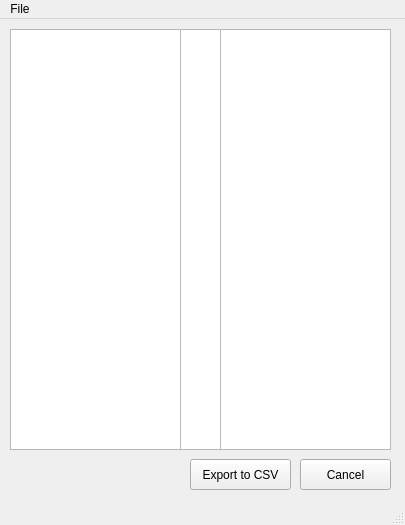
<?xml version="1.0" encoding="UTF-8"?>
<ui version="4.0">
 <class>mapWindow</class>
 <widget class="QMainWindow" name="mapWindow">
  <property name="geometry">
   <rect>
    <x>0</x>
    <y>0</y>
    <width>405</width>
    <height>525</height>
   </rect>
  </property>
  <property name="windowTitle">
   <string>Map Fields for Export</string>
  </property>
  <widget class="QWidget" name="centralwidget">
   <widget class="QListWidget" name="listWidgetCSV">
    <property name="geometry">
     <rect>
      <x>220</x>
      <y>10</y>
      <width>171</width>
      <height>421</height>
     </rect>
    </property>
    <property name="alternatingRowColors">
     <bool>true</bool>
    </property>
   </widget>
   <widget class="QListWidget" name="listWidget_3">
    <property name="geometry">
     <rect>
      <x>180</x>
      <y>10</y>
      <width>41</width>
      <height>421</height>
     </rect>
    </property>
   </widget>
   <widget class="QListWidget" name="listWidgetSQL">
    <property name="geometry">
     <rect>
      <x>10</x>
      <y>10</y>
      <width>171</width>
      <height>421</height>
     </rect>
    </property>
    <property name="alternatingRowColors">
     <bool>true</bool>
    </property>
   </widget>
   <widget class="QPushButton" name="exportButton">
    <property name="geometry">
     <rect>
      <x>190</x>
      <y>440</y>
      <width>101</width>
      <height>31</height>
     </rect>
    </property>
    <property name="text">
     <string>Export to CSV</string>
    </property>
   </widget>
   <widget class="QPushButton" name="cancelButton">
    <property name="geometry">
     <rect>
      <x>300</x>
      <y>440</y>
      <width>91</width>
      <height>31</height>
     </rect>
    </property>
    <property name="text">
     <string>Cancel</string>
    </property>
   </widget>
  </widget>
  <widget class="QMenuBar" name="menubar">
   <property name="geometry">
    <rect>
     <x>0</x>
     <y>0</y>
     <width>405</width>
     <height>21</height>
    </rect>
   </property>
   <widget class="QMenu" name="menuFile">
    <property name="title">
     <string>File</string>
    </property>
    <addaction name="actionSave_Map"/>
    <addaction name="actionSave_Map_As"/>
    <addaction name="actionOpen_Map"/>
    <addaction name="actionCancel"/>
   </widget>
   <addaction name="menuFile"/>
  </widget>
  <widget class="QStatusBar" name="statusbar"/>
  <action name="actionSave_Map">
   <property name="text">
    <string>Save Map</string>
   </property>
  </action>
  <action name="actionSave_Map_As">
   <property name="text">
    <string>Save Map As...</string>
   </property>
  </action>
  <action name="actionCancel">
   <property name="text">
    <string>Exit</string>
   </property>
  </action>
  <action name="actionOpen_Map">
   <property name="text">
    <string>Open Map</string>
   </property>
  </action>
 </widget>
 <resources/>
 <connections/>
</ui>
